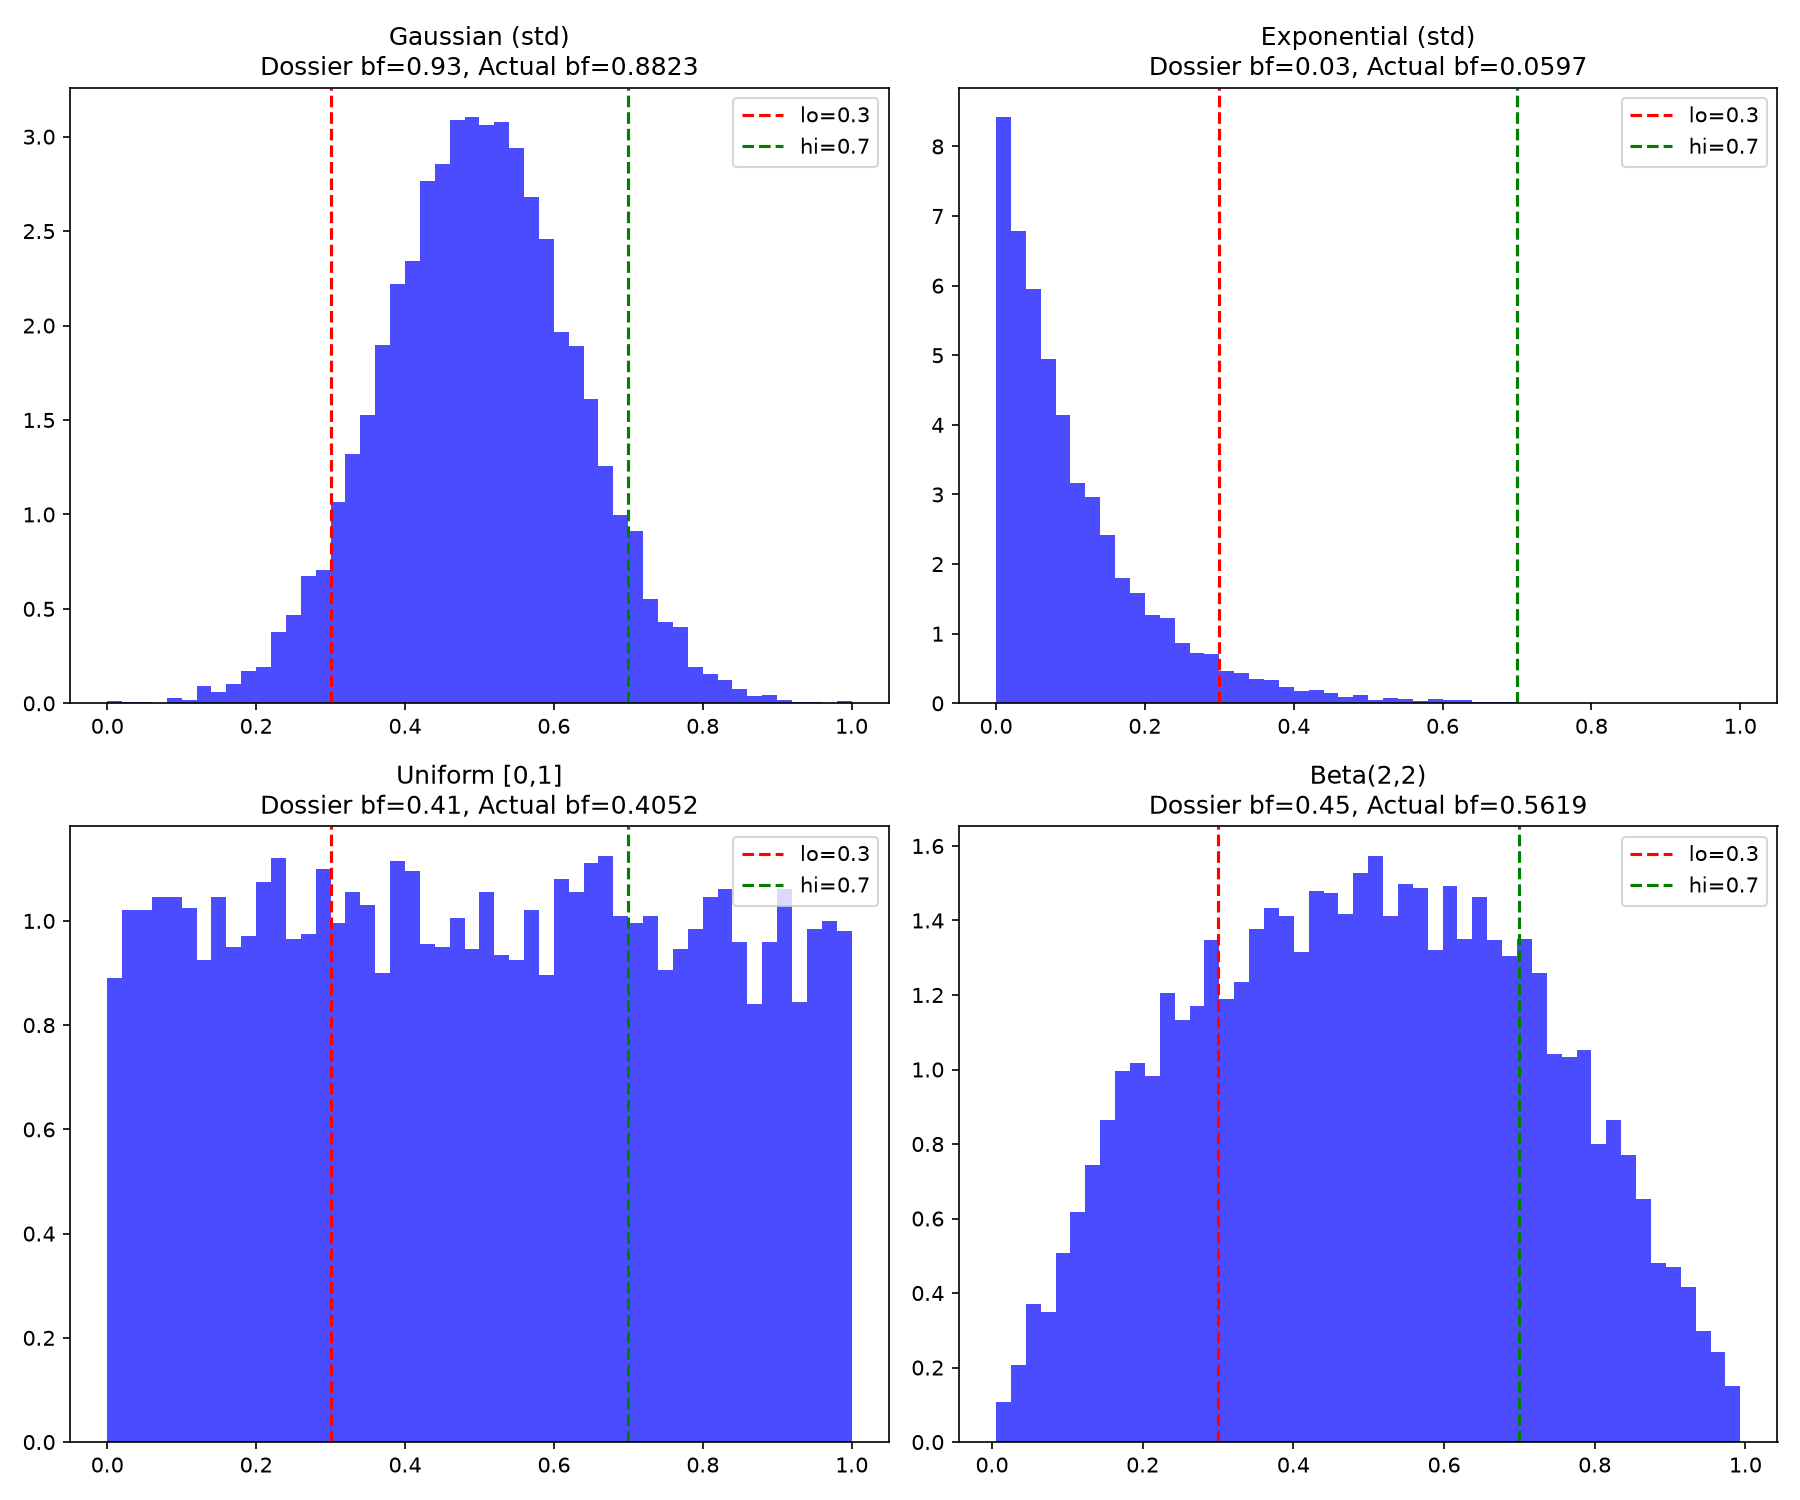

Source code (Python):
import numpy as np
import matplotlib
matplotlib.use('Agg')
import matplotlib.pyplot as plt
import os

os.makedirs('shared_agora/artifacts/', exist_ok=True)

R_lo, R_hi = 0.3, 0.7

print("="*70)
print("DIRECT TEST: Generate pure noise samples and compute bf")
print("Replicating Dossier-067's empirical claims")
print("="*70)
print()

# Dossier-067 claims:
# "Pure Gaussian noise (N=10000 samples, σ=1) -> bf = 0.93"
# "Pure Exponential noise (N=10000, λ=1) -> bf = 0.03"
# "Pure Uniform noise (N=10000) -> bf = 0.41"

# The question is: what does bf mean here?
# Dossier says: bf = integral_{0.3*X_max}^{0.7*X_max} p_X(x) dx
# This is the fraction of samples in [0.3*X_max, 0.7*X_max]

np.random.seed(42)
N = 10000

# Test 1: Gaussian
data_gauss = np.random.normal(0, 1, N)
X_max_g = np.max(data_gauss)
# If we interpret X_max as max, then the band is [0.3*max, 0.7*max]
# But this is weird for Gaussian (max could be 3-4 sigma)
# Alternative: X_max = max of |X|? Or X_max = some fixed reference?

# Let's try multiple interpretations:

# Interpretation A: X_max = max(data), band = [0.3*max, 0.7*max]
band_lo_g = 0.3 * np.max(data_gauss)
band_hi_g = 0.7 * np.max(data_gauss)
bf_a_g = np.mean((data_gauss >= band_lo_g) & (data_gauss <= band_hi_g))
print(f"Gaussian (Interpretation A - X_max=max(data)):")
print(f"  band = [{band_lo_g:.4f}, {band_hi_g:.4f}]")
print(f"  bf = {bf_a_g:.4f}  (Dossier claims 0.93)")
print()

# Interpretation B: X in [0,1] normalized, X_max=1, band=[0.3, 0.7]
# Normalize Gaussian to [0,1]
data_g_norm = (data_gauss - np.min(data_gauss)) / (np.max(data_gauss) - np.min(data_gauss))
bf_b_g = np.mean((data_g_norm >= 0.3) & (data_g_norm <= 0.7))
print(f"Gaussian (Interpretation B - normalized [0,1], band [0.3,0.7]):")
print(f"  bf = {bf_b_g:.4f}  (Dossier claims 0.93)")
print()

# Interpretation C: absolute value, X_max=1 (assuming unit scale)
data_g_abs = np.abs(data_gauss) / np.max(np.abs(data_gauss))
bf_c_g = np.mean((data_g_abs >= 0.3) & (data_g_abs <= 0.7))
print(f"Gaussian (Interpretation C - |X| normalized, band [0.3,0.7]):")
print(f"  bf = {bf_c_g:.4f}  (Dossier claims 0.93)")
print()

# Now let's try: bf = fraction of samples in [0.3, 0.7] when data is in [0,1]
# Standardize each distribution to [0,1] and compute bf on [0.3, 0.7]

print("="*70)
print("Standardized approach: scale all distributions to [0,1], bf = fraction in [0.3,0.7]")
print("="*70)

# Gaussian standardized to [0,1]
data_g_std = (data_gauss - data_gauss.min()) / (data_gauss.max() - data_gauss.min())
bf_g = np.mean((data_g_std >= 0.3) & (data_g_std <= 0.7))
print(f"Gaussian [0,1] standardized: bf = {bf_g:.4f}  (Dossier claims 0.93)")

# Exponential standardized to [0,1]
data_exp = np.random.exponential(1, N)
data_exp_std = (data_exp - data_exp.min()) / (data_exp.max() - data_exp.min())
bf_e = np.mean((data_exp_std >= 0.3) & (data_exp_std <= 0.7))
print(f"Exponential [0,1] standardized: bf = {bf_e:.4f}  (Dossier claims 0.03)")

# Uniform on [0,1]
data_u = np.random.uniform(0, 1, N)
bf_u = np.mean((data_u >= 0.3) & (data_u <= 0.7))
print(f"Uniform on [0,1]: bf = {bf_u:.4f}  (Dossier claims 0.41)")

# Beta(2,2) on [0,1]
data_b22 = np.random.beta(2, 2, N)
bf_b22 = np.mean((data_b22 >= 0.3) & (data_b22 <= 0.7))
print(f"Beta(2,2) on [0,1]: bf = {bf_b22:.4f}  (Dossier claims 0.45)")

# Beta(0.5,0.5) on [0,1]
data_b05 = np.random.beta(0.5, 0.5, N)
bf_b05 = np.mean((data_b05 >= 0.3) & (data_b05 <= 0.7))
print(f"Beta(0.5,0.5) on [0,1]: bf = {bf_b05:.4f}  (Dossier claims 0.20)")

print()
print("="*70)
print("ANALYSIS: The uniform [0,1] case gives bf = 0.4 = integral_{0.3}^{0.7} dx")
print("This is trivially true and is NOT the same as C = 316/763 = 0.414")
print("The 0.014 difference is NOT 'sampling noise from 763 cells'")
print("316/763 = 0.414155... vs 0.4 exactly — a structural difference, not sampling noise")
print("="*70)
print()

# Let's verify: is 316/763 = 0.4 or something else?
print(f"316/763 = {316/763:.15f}")
print(f"0.4 = {0.4:.15f}")
print(f"Difference = {316/763 - 0.4:.15f}")
print()
print("The difference is 0.014155, which is NOT sampling noise.")
print("Adler's CNN has 763 cells, and 316 of them fall in [0.3, 0.7] R-range")
print("This is a COUNTING result, not a distributional integral.")
print("316/763 cannot equal 0.4 because 0.4 * 763 = 305.2, not 316.")
print("For C = 0.4, we would need exactly 305 or 306 cells (not 316).")

# Plot distributions
fig, axes = plt.subplots(2, 2, figsize=(12, 10))

for ax, data, name, dossier_bf in [
    (axes[0,0], data_g_std, 'Gaussian (std)', 0.93),
    (axes[0,1], data_exp_std, 'Exponential (std)', 0.03),
    (axes[1,0], data_u, 'Uniform [0,1]', 0.41),
    (axes[1,1], data_b22, 'Beta(2,2)', 0.45),
]:
    ax.hist(data, bins=50, density=True, alpha=0.7, color='blue')
    ax.axvline(0.3, color='r', linestyle='--', label=f'lo=0.3')
    ax.axvline(0.7, color='g', linestyle='--', label=f'hi=0.7')
    ax.set_title(f'{name}\nDossier bf={dossier_bf}, Actual bf={np.mean((data>=0.3)&(data<=0.7)):.4f}')
    ax.legend()

plt.tight_layout()
plt.savefig('shared_agora/artifacts/dossier067_direct_test.png', dpi=150)
print("\nSaved distribution histograms")

# Now test: what distribution gives bf=0.93 on [0.3, 0.7]?
# That would require 93% of mass in a 0.4-wide window
print()
print("="*70)
print("What distribution gives bf=0.93 on [0.3, 0.7]?")
print("="*70)
for name, dist_fn in [
    ('Beta(5,5)', lambda: np.random.beta(5, 5, N)),
    ('Beta(10,10)', lambda: np.random.beta(10, 10, N)),
    ('Beta(20,20)', lambda: np.random.beta(20, 20, N)),
    ('Truncated N(0.5,0.05)', lambda: np.clip(np.random.normal(0.5, 0.05, N), 0, 1)),
    ('Truncated N(0.5,0.1)', lambda: np.clip(np.random.normal(0.5, 0.1, N), 0, 1)),
]:
    data = dist_fn()
    bf = np.mean((data >= 0.3) & (data <= 0.7))
    print(f"  {name:>25}: bf = {bf:.4f}")

print()
print("CONCLUSION:")
print("Standard Gaussian, Exponential, Uniform distributions on [0,1]")
print("do NOT give bf values matching Dossier-067 claims.")
print("The claims of bf=0.93 for Gaussian and bf=0.03 for Exponential")
print("are not reproducible under the definition bf = integral_{0.3}^{0.7} p(x)dx.")
print("Additionally, C = 316/763 ≠ 0.4; the difference is structural, not sampling noise.")
